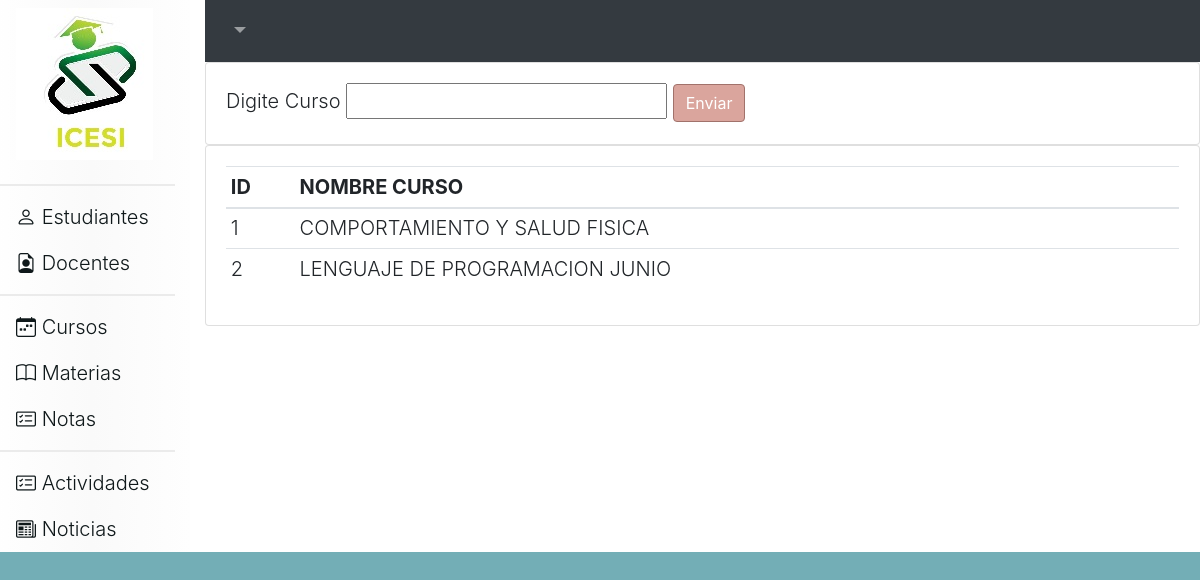
The page /cursos on the database as committed earlier.
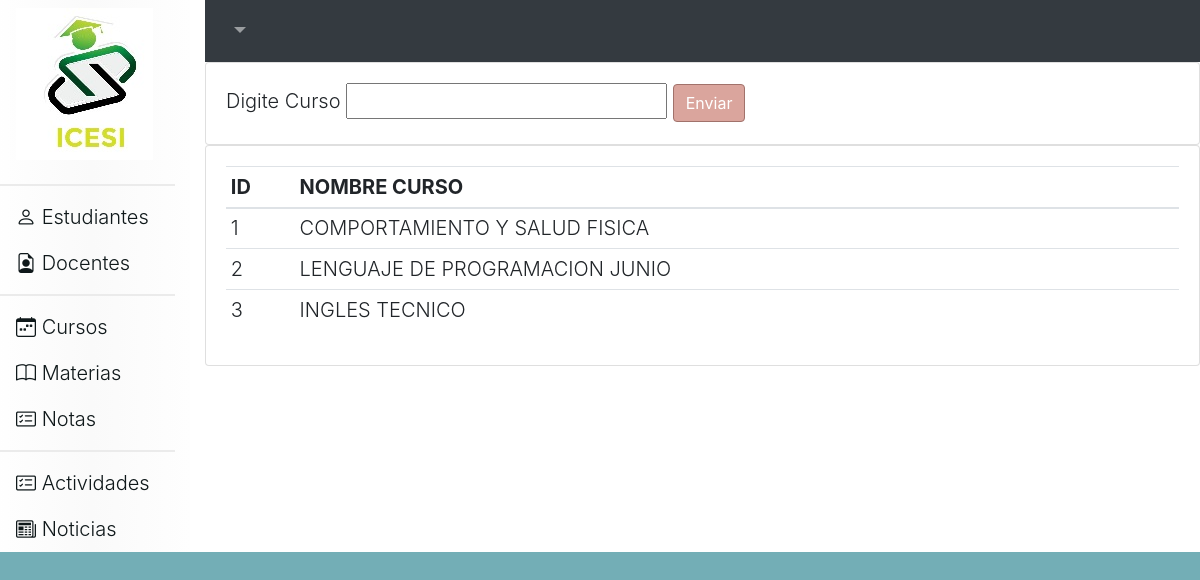
The same page on the database as committed later.
### tables this page shows
CREATE TABLE `cursos` (
  `id` integer NOT NULL,
  `nombre_curso` char(30) DEFAULT NULL,
  PRIMARY KEY (`id`)
);

### app.py (the view)
@app.route('/cursos',methods=('GET','POST'))
def cursos():
    if request.method == 'POST':
        curso=request.form['txtCurso']
        r=controller.CursosGuardar(curso)
        response=controller.CursosListar()
        return render_template('cursos.html',lista=response)
    else:
        response=controller.CursosListar()
        return render_template('cursos.html',lista=response)

### controller.py (called while the page is built)
def Conectar():
    conexion= sqlite3.connect("ciclo3db.db")
    return conexion

def CursosListar():
    conn= Conectar()
    cursor= conn.execute("SELECT * FROM CURSOS")
    return cursor.fetchall() #item
    conn.close()

### templates/cursos.html (shortened to what this page needs)
{% extends 'head.html' %}
{% block contenido %}
    <nav class="navbar navbar-expand-lg navbar-dark bg-dark justify-content-end">
        <div class="collapse navbar-collapse" id="navbarNavDropdown">
            <ul class="navbar-nav">
                <li class="nav-item dropdown">
                    <a class="nav-link dropdown-toggle" href="#" id="navbarDropdownMenuLink" data-toggle="dropdown" aria-haspopup="true" aria-expanded="false">{% print(usuario) %}
                    </a>
                </li>
            </ul>
        </div>
    </nav>
    <div class="card">
        <div class="card-body">
            <form action="/cursos" method="POST" >
                <label for="">Digite Curso</label>
                <input type="text" name="txtCurso" required>
                <button type="submit" class="asignar-deco btn btn-primary">Enviar</button>
            </form>
        </div>
    </div>
    <div class="card">
        <div class="card-body">
            <table class="table table-sm">
                <thead>
                    <tr>
                        <th>ID</th>
                        <th>NOMBRE CURSO</th>
                    </tr>
                </thead>
                <tbody>
                    {% for item in lista %}
                    <tr>
                        <td>{% print(item[0])%}</td>
                        <td>{% print(item[1])%}</td>
                    </tr>
                    {% endfor %}
                </tbody>
            </table>
        </div>
    </div>
{% endblock %}

### templates/head.html (shortened to what this page needs)
<!DOCTYPE html>
<html lang="en">
<head>
    <link rel="stylesheet" href="https://cdn.jsdelivr.net/npm/bootstrap@4.6.0/dist/css/bootstrap.min.css">
    <link rel="stylesheet" href="https://cdn.jsdelivr.net/npm/bootstrap-icons@1.5.0/font/bootstrap-icons.css">
    <link rel="stylesheet" href="{{ url_for('static',filename='css/estilos.css') }}">
</head>
<body>
    <div class="row">
        <div class="col-md-2 navegacion">
            <ul class="nav flex-column">
                <li class="nav-item">
                    <h3>
                        <a class="nav-link active inicio" href="/home" type="submit">
                            <img src="{{ url_for('static',filename='images/logo.jpg') }}" class="img-fluid" alt="Responsive image">
                        </a>
                    </h3>
                </li>
                <div class="dropdown-divider division"></div>
                <li class="nav-item">
                    <a class="nav-link inicio" href="/estudiantes" type="submit"><i class="bi bi-person"></i> Estudiantes</a>
                </li>
                <li class="nav-item">
                  <a class="nav-link inicio" href="/docentes" type="submit"><i class="bi bi-file-earmark-person"></i> Docentes</a>
                </li>
                <div class="dropdown-divider division"></div>
                <li class="nav-item">
                    <a class="nav-link inicio" href="/cursos" type="submit"><i class="bi bi-calendar-week"></i> Cursos</a>
                </li>
                <li class="nav-item">
                    <a class="nav-link inicio" href="/materias" type="submit"><i class="bi bi-book"></i> Materias</a>
                </li>
                <li class="nav-item">
                    <a class="nav-link inicio" href="/notas" type="submit"><i class="bi bi-card-checklist"></i> Notas</a>
                </li>
                <div class="dropdown-divider division"></div>
                <li class="nav-item">
                    <a class="nav-link inicio" href="#"><i class="bi bi-card-checklist"></i> Actividades</a>
                </li>
                <li class="nav-item">
                  <a class="nav-link inicio" href="/noticias"><i class="bi bi-newspaper"></i> Noticias</a>
                </li>
              </ul>
        </div>
        <div class="col-md-10 contenido">
            <contenido>
                {% block contenido %}
		        {% endblock %}
            </contenido>
        </div>
    </div>
</body>
</html>

### static/css/estilos.css (style rules this page uses)
body { background-color: #73aeb6; font-size: 20px; font-weight: 300; }
.division { border: 1px #ebebeb solid; color: #b3b3b3 ; }
.btn-primary { background-color:#daa59d; border-color: #a1726b; }
.navegacion { background: rgb(255,255,255); background: linear-gradient(90deg, rgba(255,255,255,1) 0%, rgba(250,250,250,1) 52%, rgba(254,254,254,1) 100%); }
.contenido { background-color: #fff; }
.inicio { color:#0f181a; }

Rows that differ between the two databases and show on the page:
added cursos: id "3", nombre_curso "INGLES TECNICO"
